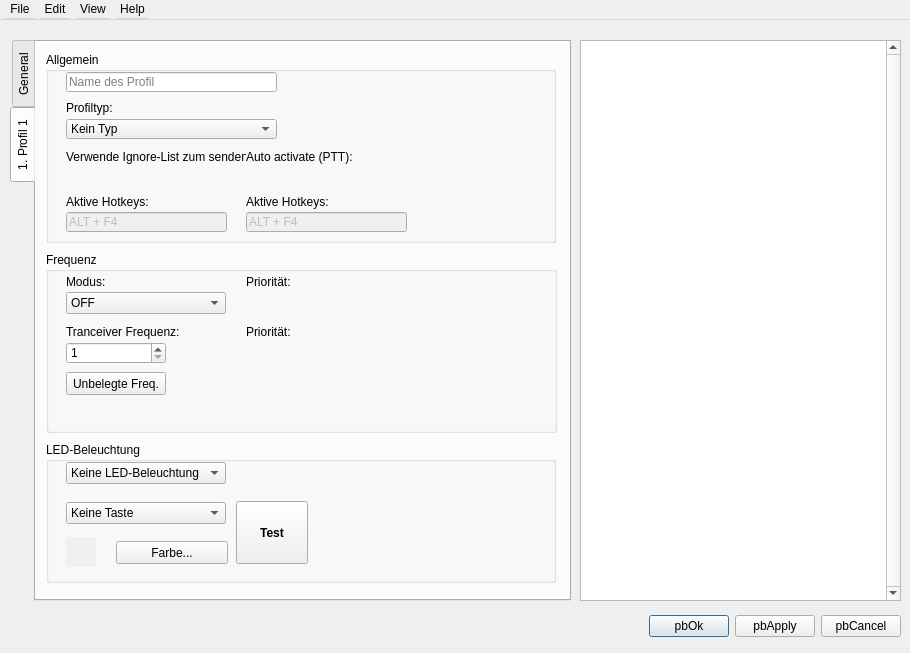
<?xml version="1.0" encoding="UTF-8"?>
<ui version="4.0">
 <class>fmMainWindow</class>
 <widget class="QDialog" name="fmMainWindow">
  <property name="geometry">
   <rect>
    <x>0</x>
    <y>0</y>
    <width>910</width>
    <height>653</height>
   </rect>
  </property>
  <property name="sizePolicy">
   <sizepolicy hsizetype="Fixed" vsizetype="Fixed">
    <horstretch>0</horstretch>
    <verstretch>0</verstretch>
   </sizepolicy>
  </property>
  <property name="windowTitle">
   <string notr="true">fmMainWindow</string>
  </property>
  <widget class="QWidget" name="centralwidget" native="true">
   <property name="geometry">
    <rect>
     <x>0</x>
     <y>20</y>
     <width>911</width>
     <height>631</height>
    </rect>
   </property>
   <widget class="QWidget" name="layoutWidget">
    <property name="geometry">
     <rect>
      <x>10</x>
      <y>590</y>
      <width>891</width>
      <height>33</height>
     </rect>
    </property>
    <layout class="QHBoxLayout">
     <property name="spacing">
      <number>6</number>
     </property>
     <property name="leftMargin">
      <number>0</number>
     </property>
     <property name="topMargin">
      <number>0</number>
     </property>
     <property name="rightMargin">
      <number>0</number>
     </property>
     <property name="bottomMargin">
      <number>0</number>
     </property>
     <item>
      <spacer>
       <property name="orientation">
        <enum>Qt::Horizontal</enum>
       </property>
       <property name="sizeHint" stdset="0">
        <size>
         <width>100</width>
         <height>31</height>
        </size>
       </property>
      </spacer>
     </item>
     <item>
      <widget class="QPushButton" name="pb_ok">
       <property name="text">
        <string notr="true">pbOk</string>
       </property>
      </widget>
     </item>
     <item>
      <widget class="QPushButton" name="pb_apply">
       <property name="text">
        <string notr="true">pbApply</string>
       </property>
      </widget>
     </item>
     <item>
      <widget class="QPushButton" name="pb_cancel">
       <property name="text">
        <string notr="true">pbCancel</string>
       </property>
      </widget>
     </item>
    </layout>
   </widget>
   <widget class="clientTreeWidget" name="treeRxList">
    <property name="geometry">
     <rect>
      <x>580</x>
      <y>20</y>
      <width>321</width>
      <height>561</height>
     </rect>
    </property>
    <property name="verticalScrollBarPolicy">
     <enum>Qt::ScrollBarAlwaysOn</enum>
    </property>
    <property name="alternatingRowColors">
     <bool>true</bool>
    </property>
    <property name="columnCount">
     <number>0</number>
    </property>
   </widget>
   <widget class="QTabWidget" name="tab_group">
    <property name="geometry">
     <rect>
      <x>10</x>
      <y>20</y>
      <width>561</width>
      <height>561</height>
     </rect>
    </property>
    <property name="tabPosition">
     <enum>QTabWidget::West</enum>
    </property>
    <property name="tabShape">
     <enum>QTabWidget::Rounded</enum>
    </property>
    <property name="currentIndex">
     <number>1</number>
    </property>
    <property name="elideMode">
     <enum>Qt::ElideNone</enum>
    </property>
    <widget class="QWidget" name="tab_general">
     <attribute name="title">
      <string notr="true">General</string>
     </attribute>
     <attribute name="toolTip">
      <string notr="true">General settings.</string>
     </attribute>
     <attribute name="whatsThis">
      <string notr="true">Open tab with general settings.</string>
     </attribute>
     <widget class="QGroupBox" name="gb_general_general">
      <property name="geometry">
       <rect>
        <x>10</x>
        <y>10</y>
        <width>510</width>
        <height>191</height>
       </rect>
      </property>
      <property name="title">
       <string notr="true">Allgemein</string>
      </property>
      <widget class="QSpinBox" name="spin_general_num_profile">
       <property name="geometry">
        <rect>
         <x>20</x>
         <y>40</y>
         <width>100</width>
         <height>22</height>
        </rect>
       </property>
       <property name="minimum">
        <number>1</number>
       </property>
       <property name="maximum">
        <number>20</number>
       </property>
      </widget>
      <widget class="QComboBox" name="cb_general_language">
       <property name="geometry">
        <rect>
         <x>20</x>
         <y>90</y>
         <width>160</width>
         <height>22</height>
        </rect>
       </property>
       <item>
        <property name="text">
         <string notr="true">Deutsch</string>
        </property>
       </item>
       <item>
        <property name="text">
         <string notr="true">English</string>
        </property>
       </item>
      </widget>
      <widget class="QLabel" name="lb_general_num_profile">
       <property name="geometry">
        <rect>
         <x>20</x>
         <y>20</y>
         <width>140</width>
         <height>20</height>
        </rect>
       </property>
       <property name="text">
        <string notr="true">Anzahl Profile:</string>
       </property>
      </widget>
      <widget class="QLabel" name="lb_general_language">
       <property name="geometry">
        <rect>
         <x>20</x>
         <y>70</y>
         <width>140</width>
         <height>20</height>
        </rect>
       </property>
       <property name="text">
        <string notr="true">Sprache:</string>
       </property>
      </widget>
      <widget class="QLineEdit" name="ed_generel_key">
       <property name="enabled">
        <bool>false</bool>
       </property>
       <property name="geometry">
        <rect>
         <x>20</x>
         <y>160</y>
         <width>161</width>
         <height>20</height>
        </rect>
       </property>
       <property name="text">
        <string notr="true">ALT + F4</string>
       </property>
       <property name="placeholderText">
        <string notr="true">Kein Hotkey </string>
       </property>
      </widget>
      <widget class="QLabel" name="lb_general_key">
       <property name="geometry">
        <rect>
         <x>20</x>
         <y>140</y>
         <width>161</width>
         <height>20</height>
        </rect>
       </property>
       <property name="text">
        <string notr="true">Aktive Hotkeys:</string>
       </property>
      </widget>
      <widget class="QLineEdit" name="ed_generel_key_2">
       <property name="enabled">
        <bool>false</bool>
       </property>
       <property name="geometry">
        <rect>
         <x>200</x>
         <y>160</y>
         <width>161</width>
         <height>20</height>
        </rect>
       </property>
       <property name="text">
        <string notr="true">ALT + F4</string>
       </property>
       <property name="placeholderText">
        <string notr="true">Kein Hotkey </string>
       </property>
      </widget>
      <widget class="QLabel" name="lb_general_key_2">
       <property name="geometry">
        <rect>
         <x>200</x>
         <y>140</y>
         <width>161</width>
         <height>20</height>
        </rect>
       </property>
       <property name="text">
        <string notr="true">Aktive Hotkeys:</string>
       </property>
      </widget>
     </widget>
     <widget class="QGroupBox" name="gb_general_ignore">
      <property name="geometry">
       <rect>
        <x>10</x>
        <y>210</y>
        <width>511</width>
        <height>181</height>
       </rect>
      </property>
      <property name="title">
       <string notr="true">Ignore-Liste</string>
      </property>
      <widget class="QPushButton" name="pb_general_delete">
       <property name="geometry">
        <rect>
         <x>20</x>
         <y>130</y>
         <width>160</width>
         <height>23</height>
        </rect>
       </property>
       <property name="text">
        <string notr="true">Liste löschen</string>
       </property>
      </widget>
      <widget class="QLabel" name="lb_general_use_rx">
       <property name="geometry">
        <rect>
         <x>20</x>
         <y>20</y>
         <width>140</width>
         <height>20</height>
        </rect>
       </property>
       <property name="text">
        <string notr="true">Verwenden zum Empfangen:</string>
       </property>
      </widget>
      <widget class="QLabel" name="lb_general_auto_save">
       <property name="geometry">
        <rect>
         <x>20</x>
         <y>70</y>
         <width>141</width>
         <height>20</height>
        </rect>
       </property>
       <property name="text">
        <string notr="true">Automatisch speichern:</string>
       </property>
      </widget>
      <widget class="QWidget" name="sw_general_use_rx" native="true">
       <property name="geometry">
        <rect>
         <x>20</x>
         <y>40</y>
         <width>70</width>
         <height>22</height>
        </rect>
       </property>
      </widget>
      <widget class="QWidget" name="sw_general__auto_save" native="true">
       <property name="geometry">
        <rect>
         <x>20</x>
         <y>90</y>
         <width>70</width>
         <height>22</height>
        </rect>
       </property>
      </widget>
     </widget>
     <widget class="QGroupBox" name="gb_general_led">
      <property name="geometry">
       <rect>
        <x>10</x>
        <y>400</y>
        <width>510</width>
        <height>141</height>
       </rect>
      </property>
      <property name="title">
       <string notr="true">LED-Beleuchtung</string>
      </property>
      <widget class="QPushButton" name="pb_general_led_color">
       <property name="geometry">
        <rect>
         <x>70</x>
         <y>99</y>
         <width>112</width>
         <height>23</height>
        </rect>
       </property>
       <property name="text">
        <string notr="true">Farbe...</string>
       </property>
      </widget>
      <widget class="QComboBox" name="cb_general_key">
       <property name="geometry">
        <rect>
         <x>20</x>
         <y>60</y>
         <width>160</width>
         <height>22</height>
        </rect>
       </property>
       <item>
        <property name="text">
         <string notr="true">Keine Taste</string>
        </property>
       </item>
       <item>
        <property name="text">
         <string notr="true">F1</string>
        </property>
       </item>
       <item>
        <property name="text">
         <string notr="true">F2</string>
        </property>
       </item>
      </widget>
      <widget class="QPushButton" name="pb_general_led_test">
       <property name="geometry">
        <rect>
         <x>190</x>
         <y>59</y>
         <width>72</width>
         <height>63</height>
        </rect>
       </property>
       <property name="font">
        <font>
         <weight>75</weight>
         <bold>true</bold>
        </font>
       </property>
       <property name="text">
        <string notr="true">Test</string>
       </property>
      </widget>
      <widget class="QComboBox" name="cb_general_led_type">
       <property name="geometry">
        <rect>
         <x>20</x>
         <y>20</y>
         <width>160</width>
         <height>22</height>
        </rect>
       </property>
       <item>
        <property name="text">
         <string notr="true">Keine LED-Beleuchtung</string>
        </property>
       </item>
       <item>
        <property name="text">
         <string notr="true">Logitech (LGS)</string>
        </property>
       </item>
      </widget>
      <widget class="QLabel" name="lb_general_color">
       <property name="geometry">
        <rect>
         <x>20</x>
         <y>95</y>
         <width>30</width>
         <height>30</height>
        </rect>
       </property>
       <property name="palette">
        <palette>
         <active>
          <colorrole role="Window">
           <brush brushstyle="SolidPattern">
            <color alpha="255">
             <red>255</red>
             <green>85</green>
             <blue>0</blue>
            </color>
           </brush>
          </colorrole>
         </active>
         <inactive>
          <colorrole role="Window">
           <brush brushstyle="SolidPattern">
            <color alpha="255">
             <red>240</red>
             <green>240</green>
             <blue>240</blue>
            </color>
           </brush>
          </colorrole>
         </inactive>
         <disabled>
          <colorrole role="Window">
           <brush brushstyle="SolidPattern">
            <color alpha="255">
             <red>240</red>
             <green>240</green>
             <blue>240</blue>
            </color>
           </brush>
          </colorrole>
         </disabled>
        </palette>
       </property>
       <property name="autoFillBackground">
        <bool>true</bool>
       </property>
       <property name="text">
        <string notr="true"/>
       </property>
      </widget>
     </widget>
    </widget>
    <widget class="QWidget" name="tab_profile">
     <attribute name="title">
      <string notr="true">1. Profil 1</string>
     </attribute>
     <attribute name="toolTip">
      <string notr="true">Profile 1 settings.</string>
     </attribute>
     <attribute name="whatsThis">
      <string notr="true">Open the settings of profile 1.</string>
     </attribute>
     <widget class="QGroupBox" name="gb_profile_general">
      <property name="geometry">
       <rect>
        <x>10</x>
        <y>10</y>
        <width>510</width>
        <height>191</height>
       </rect>
      </property>
      <property name="title">
       <string notr="true">Allgemein</string>
      </property>
      <widget class="QComboBox" name="cb_profile_type">
       <property name="geometry">
        <rect>
         <x>20</x>
         <y>67</y>
         <width>211</width>
         <height>20</height>
        </rect>
       </property>
       <item>
        <property name="text">
         <string notr="true">Kein Typ</string>
        </property>
       </item>
       <item>
        <property name="text">
         <string notr="true">Favorite</string>
        </property>
       </item>
       <item>
        <property name="text">
         <string notr="true">Level</string>
        </property>
       </item>
       <item>
        <property name="text">
         <string notr="true">Frequenz</string>
        </property>
       </item>
      </widget>
      <widget class="QLabel" name="lb_profile_ignore_tx">
       <property name="geometry">
        <rect>
         <x>20</x>
         <y>95</y>
         <width>180</width>
         <height>20</height>
        </rect>
       </property>
       <property name="text">
        <string notr="true">Verwende Ignore-List zum senden:</string>
       </property>
      </widget>
      <widget class="QLabel" name="lb_profile_ptt">
       <property name="geometry">
        <rect>
         <x>200</x>
         <y>95</y>
         <width>130</width>
         <height>20</height>
        </rect>
       </property>
       <property name="text">
        <string notr="true">Auto activate (PTT):</string>
       </property>
      </widget>
      <widget class="QWidget" name="sw_profile_ignore_tx" native="true">
       <property name="geometry">
        <rect>
         <x>20</x>
         <y>115</y>
         <width>70</width>
         <height>22</height>
        </rect>
       </property>
      </widget>
      <widget class="QWidget" name="sw_profile_ptt" native="true">
       <property name="geometry">
        <rect>
         <x>200</x>
         <y>115</y>
         <width>70</width>
         <height>22</height>
        </rect>
       </property>
      </widget>
      <widget class="QLabel" name="lb_profile_type">
       <property name="geometry">
        <rect>
         <x>20</x>
         <y>47</y>
         <width>130</width>
         <height>18</height>
        </rect>
       </property>
       <property name="text">
        <string notr="true">Profiltyp:</string>
       </property>
      </widget>
      <widget class="QLineEdit" name="ed_profile_name">
       <property name="geometry">
        <rect>
         <x>20</x>
         <y>20</y>
         <width>211</width>
         <height>20</height>
        </rect>
       </property>
       <property name="text">
        <string notr="true"/>
       </property>
       <property name="maxLength">
        <number>20</number>
       </property>
       <property name="placeholderText">
        <string notr="true">Name des Profil</string>
       </property>
      </widget>
      <widget class="QLineEdit" name="ed_profile_key">
       <property name="enabled">
        <bool>false</bool>
       </property>
       <property name="geometry">
        <rect>
         <x>20</x>
         <y>160</y>
         <width>161</width>
         <height>20</height>
        </rect>
       </property>
       <property name="text">
        <string notr="true">ALT + F4</string>
       </property>
       <property name="placeholderText">
        <string notr="true">Kein Hotkey </string>
       </property>
      </widget>
      <widget class="QLabel" name="lb_profile_key">
       <property name="geometry">
        <rect>
         <x>20</x>
         <y>140</y>
         <width>161</width>
         <height>20</height>
        </rect>
       </property>
       <property name="text">
        <string notr="true">Aktive Hotkeys:</string>
       </property>
      </widget>
      <widget class="QLineEdit" name="ed_profile_key_2">
       <property name="enabled">
        <bool>false</bool>
       </property>
       <property name="geometry">
        <rect>
         <x>200</x>
         <y>160</y>
         <width>161</width>
         <height>20</height>
        </rect>
       </property>
       <property name="text">
        <string notr="true">ALT + F4</string>
       </property>
       <property name="readOnly">
        <bool>true</bool>
       </property>
       <property name="placeholderText">
        <string notr="true">Kein Hotkey </string>
       </property>
      </widget>
      <widget class="QLabel" name="lb_profile_key_2">
       <property name="geometry">
        <rect>
         <x>200</x>
         <y>140</y>
         <width>161</width>
         <height>20</height>
        </rect>
       </property>
       <property name="text">
        <string notr="true">Aktive Hotkeys:</string>
       </property>
      </widget>
     </widget>
     <widget class="QGroupBox" name="gb_profile_led">
      <property name="geometry">
       <rect>
        <x>10</x>
        <y>400</y>
        <width>510</width>
        <height>141</height>
       </rect>
      </property>
      <property name="title">
       <string notr="true">LED-Beleuchtung</string>
      </property>
      <widget class="QPushButton" name="pb_profile_led_color">
       <property name="geometry">
        <rect>
         <x>70</x>
         <y>99</y>
         <width>112</width>
         <height>23</height>
        </rect>
       </property>
       <property name="text">
        <string notr="true">Farbe...</string>
       </property>
      </widget>
      <widget class="QComboBox" name="cb_profile_key">
       <property name="geometry">
        <rect>
         <x>20</x>
         <y>60</y>
         <width>160</width>
         <height>22</height>
        </rect>
       </property>
       <item>
        <property name="text">
         <string notr="true">Keine Taste</string>
        </property>
       </item>
       <item>
        <property name="text">
         <string notr="true">F1</string>
        </property>
       </item>
       <item>
        <property name="text">
         <string notr="true">F2</string>
        </property>
       </item>
      </widget>
      <widget class="QPushButton" name="pb_profile_led_test">
       <property name="geometry">
        <rect>
         <x>190</x>
         <y>59</y>
         <width>72</width>
         <height>63</height>
        </rect>
       </property>
       <property name="font">
        <font>
         <weight>75</weight>
         <bold>true</bold>
        </font>
       </property>
       <property name="text">
        <string notr="true">Test</string>
       </property>
      </widget>
      <widget class="QComboBox" name="cb_profile_led_type">
       <property name="geometry">
        <rect>
         <x>20</x>
         <y>20</y>
         <width>160</width>
         <height>22</height>
        </rect>
       </property>
       <item>
        <property name="text">
         <string notr="true">Keine LED-Beleuchtung</string>
        </property>
       </item>
       <item>
        <property name="text">
         <string notr="true">Logitech (LGS)</string>
        </property>
       </item>
      </widget>
      <widget class="QLabel" name="lb_profile_color">
       <property name="geometry">
        <rect>
         <x>20</x>
         <y>95</y>
         <width>30</width>
         <height>30</height>
        </rect>
       </property>
       <property name="palette">
        <palette>
         <active>
          <colorrole role="Window">
           <brush brushstyle="SolidPattern">
            <color alpha="255">
             <red>255</red>
             <green>85</green>
             <blue>0</blue>
            </color>
           </brush>
          </colorrole>
         </active>
         <inactive>
          <colorrole role="Window">
           <brush brushstyle="SolidPattern">
            <color alpha="255">
             <red>240</red>
             <green>240</green>
             <blue>240</blue>
            </color>
           </brush>
          </colorrole>
         </inactive>
         <disabled>
          <colorrole role="Window">
           <brush brushstyle="SolidPattern">
            <color alpha="255">
             <red>240</red>
             <green>240</green>
             <blue>240</blue>
            </color>
           </brush>
          </colorrole>
         </disabled>
        </palette>
       </property>
       <property name="autoFillBackground">
        <bool>true</bool>
       </property>
       <property name="text">
        <string notr="true"/>
       </property>
      </widget>
     </widget>
     <widget class="QStackedWidget" name="stack_profile_tab">
      <property name="geometry">
       <rect>
        <x>10</x>
        <y>200</y>
        <width>521</width>
        <height>201</height>
       </rect>
      </property>
      <property name="currentIndex">
       <number>3</number>
      </property>
      <widget class="QWidget" name="page_profile_empty">
       <widget class="QGroupBox" name="gb_profile_empty">
        <property name="geometry">
         <rect>
          <x>0</x>
          <y>10</y>
          <width>511</width>
          <height>181</height>
         </rect>
        </property>
        <property name="title">
         <string notr="true">Kein Profiltyp gewählt</string>
        </property>
       </widget>
      </widget>
      <widget class="QWidget" name="page_profile_favorite">
       <widget class="QGroupBox" name="gb_profile_favorite">
        <property name="geometry">
         <rect>
          <x>0</x>
          <y>10</y>
          <width>511</width>
          <height>181</height>
         </rect>
        </property>
        <property name="title">
         <string notr="true">Favoriten</string>
        </property>
        <widget class="QPushButton" name="pb_profile_fav_delete">
         <property name="geometry">
          <rect>
           <x>20</x>
           <y>80</y>
           <width>160</width>
           <height>23</height>
          </rect>
         </property>
         <property name="text">
          <string notr="true">Liste löschen</string>
         </property>
        </widget>
        <widget class="QLabel" name="lb_profile_fav_use_sub">
         <property name="geometry">
          <rect>
           <x>20</x>
           <y>20</y>
           <width>140</width>
           <height>20</height>
          </rect>
         </property>
         <property name="text">
          <string notr="true">Nutze Sub-Channel:</string>
         </property>
        </widget>
        <widget class="QWidget" name="sw_profile_fav_use_sub" native="true">
         <property name="geometry">
          <rect>
           <x>20</x>
           <y>40</y>
           <width>70</width>
           <height>20</height>
          </rect>
         </property>
        </widget>
       </widget>
      </widget>
      <widget class="QWidget" name="page_profile_level">
       <widget class="QGroupBox" name="gb_profile_lev">
        <property name="geometry">
         <rect>
          <x>0</x>
          <y>10</y>
          <width>511</width>
          <height>181</height>
         </rect>
        </property>
        <property name="title">
         <string notr="true">Channel-Level</string>
        </property>
        <widget class="QSpinBox" name="spin_profile_lev_lower">
         <property name="geometry">
          <rect>
           <x>20</x>
           <y>40</y>
           <width>100</width>
           <height>22</height>
          </rect>
         </property>
         <property name="minimum">
          <number>1</number>
         </property>
        </widget>
        <widget class="QSpinBox" name="spin_profile_lev_upper">
         <property name="geometry">
          <rect>
           <x>20</x>
           <y>90</y>
           <width>100</width>
           <height>22</height>
          </rect>
         </property>
         <property name="minimum">
          <number>1</number>
         </property>
         <property name="value">
          <number>1</number>
         </property>
        </widget>
        <widget class="QLabel" name="lb_profile_lev_lower">
         <property name="geometry">
          <rect>
           <x>20</x>
           <y>20</y>
           <width>130</width>
           <height>20</height>
          </rect>
         </property>
         <property name="text">
          <string notr="true">Untere Grenze:</string>
         </property>
        </widget>
        <widget class="QLabel" name="lb_profile_lev_upper">
         <property name="geometry">
          <rect>
           <x>20</x>
           <y>70</y>
           <width>130</width>
           <height>20</height>
          </rect>
         </property>
         <property name="text">
          <string notr="true">Obere Grenze (Optional):</string>
         </property>
        </widget>
        <widget class="QCheckBox" name="check_profile_lev_upper">
         <property name="geometry">
          <rect>
           <x>130</x>
           <y>93</y>
           <width>70</width>
           <height>17</height>
          </rect>
         </property>
         <property name="text">
          <string notr="true"/>
         </property>
        </widget>
       </widget>
      </widget>
      <widget class="QWidget" name="page_profile_freq">
       <widget class="QGroupBox" name="gb_profile_freq">
        <property name="geometry">
         <rect>
          <x>0</x>
          <y>10</y>
          <width>511</width>
          <height>181</height>
         </rect>
        </property>
        <property name="title">
         <string notr="true">Frequenz</string>
        </property>
        <widget class="QSpinBox" name="spin_profile_freq_freq">
         <property name="geometry">
          <rect>
           <x>20</x>
           <y>90</y>
           <width>100</width>
           <height>22</height>
          </rect>
         </property>
         <property name="minimum">
          <number>1</number>
         </property>
        </widget>
        <widget class="QLabel" name="lb_profile_freq_freq">
         <property name="geometry">
          <rect>
           <x>20</x>
           <y>70</y>
           <width>161</width>
           <height>20</height>
          </rect>
         </property>
         <property name="text">
          <string notr="true">Tranceiver Frequenz:</string>
         </property>
        </widget>
        <widget class="QPushButton" name="pb_profile_freq_next">
         <property name="geometry">
          <rect>
           <x>20</x>
           <y>120</y>
           <width>100</width>
           <height>23</height>
          </rect>
         </property>
         <property name="text">
          <string notr="true">Unbelegte Freq.</string>
         </property>
        </widget>
        <widget class="QComboBox" name="cb_profile_freq_mode">
         <property name="geometry">
          <rect>
           <x>20</x>
           <y>40</y>
           <width>160</width>
           <height>22</height>
          </rect>
         </property>
         <item>
          <property name="text">
           <string notr="true">OFF</string>
          </property>
         </item>
         <item>
          <property name="text">
           <string notr="true">Normal</string>
          </property>
         </item>
         <item>
          <property name="text">
           <string notr="true">Mute</string>
          </property>
         </item>
         <item>
          <property name="text">
           <string notr="true">Squelch</string>
          </property>
         </item>
        </widget>
        <widget class="QLabel" name="lb_profile_freq_prio">
         <property name="geometry">
          <rect>
           <x>200</x>
           <y>20</y>
           <width>161</width>
           <height>20</height>
          </rect>
         </property>
         <property name="text">
          <string notr="true">Priorität:</string>
         </property>
        </widget>
        <widget class="QWidget" name="sw_profile_freq_prio" native="true">
         <property name="geometry">
          <rect>
           <x>200</x>
           <y>40</y>
           <width>70</width>
           <height>22</height>
          </rect>
         </property>
        </widget>
        <widget class="QLabel" name="lb_profile_freq_mode">
         <property name="geometry">
          <rect>
           <x>20</x>
           <y>20</y>
           <width>110</width>
           <height>20</height>
          </rect>
         </property>
         <property name="text">
          <string notr="true">Modus:</string>
         </property>
        </widget>
        <widget class="QWidget" name="sw_profile_freq_master" native="true">
         <property name="geometry">
          <rect>
           <x>200</x>
           <y>90</y>
           <width>70</width>
           <height>22</height>
          </rect>
         </property>
        </widget>
        <widget class="QLabel" name="lb_profile_freq_master">
         <property name="geometry">
          <rect>
           <x>200</x>
           <y>70</y>
           <width>161</width>
           <height>20</height>
          </rect>
         </property>
         <property name="text">
          <string notr="true">Priorität:</string>
         </property>
        </widget>
       </widget>
      </widget>
     </widget>
    </widget>
   </widget>
  </widget>
  <widget class="QMenuBar" name="menu_bar">
   <property name="geometry">
    <rect>
     <x>0</x>
     <y>0</y>
     <width>911</width>
     <height>20</height>
    </rect>
   </property>
   <widget class="QMenu" name="menu_file">
    <property name="title">
     <string notr="true">File</string>
    </property>
   </widget>
   <widget class="QMenu" name="menu_help">
    <property name="title">
     <string notr="true">Help</string>
    </property>
   </widget>
   <widget class="QMenu" name="menu_view">
    <property name="title">
     <string notr="true">View</string>
    </property>
   </widget>
   <widget class="QMenu" name="menu_edit">
    <property name="title">
     <string>Edit</string>
    </property>
   </widget>
   <addaction name="menu_file"/>
   <addaction name="menu_edit"/>
   <addaction name="menu_view"/>
   <addaction name="menu_help"/>
  </widget>
  <action name="menu_action_close">
   <property name="text">
    <string notr="true">Close</string>
   </property>
   <property name="iconText">
    <string notr="true">Close</string>
   </property>
   <property name="toolTip">
    <string notr="true">Close</string>
   </property>
  </action>
  <action name="menu_action_save">
   <property name="text">
    <string notr="true">Save</string>
   </property>
   <property name="iconText">
    <string notr="true">Save</string>
   </property>
   <property name="toolTip">
    <string notr="true">Save</string>
   </property>
  </action>
  <action name="actionAbout">
   <property name="text">
    <string notr="true">About</string>
   </property>
   <property name="iconText">
    <string notr="true">About</string>
   </property>
   <property name="toolTip">
    <string notr="true">About</string>
   </property>
  </action>
  <action name="action_expert">
   <property name="checkable">
    <bool>true</bool>
   </property>
   <property name="text">
    <string notr="true">Expert</string>
   </property>
  </action>
  <action name="action_open_freq">
   <property name="text">
    <string notr="true">Open_FreqUI</string>
   </property>
  </action>
 </widget>
 <customwidgets>
  <customwidget>
   <class>clientTreeWidget</class>
   <extends>QTreeWidget</extends>
   <header>.\ui\clienttreewidget.h</header>
  </customwidget>
 </customwidgets>
 <resources/>
 <connections/>
</ui>
